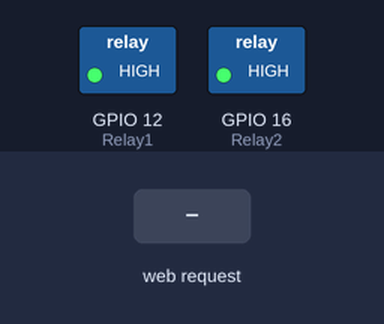
The sketch below on a simulated ESP8266 (NodeMCU). Parts: switched loads named in the sketch (green lamp = pin HIGH). The inputs (shaded band) are chosen by the test bench. WiFi joins after 1.5 s; servers stay silent unless stated; what the sketch prints to the serial monitor is not drawn.

Above: at 2.7 s.
2.8 s: HTTP request GET /light received
At 4.1 s:
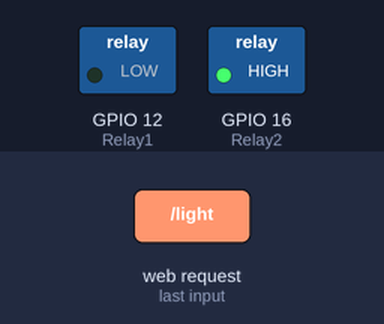
Timing chart, 0 to 5.8 s (numbered marks = the images above; inputs shaded):
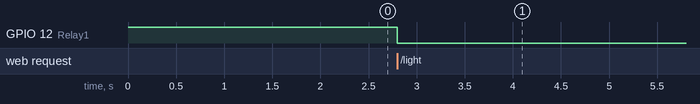

The sketch:

WiFivoiceV1.ino
```cpp
#include<ESP8266WiFi.h>
WiFiClient client;
WiFiServer server(80);

const char* ssid="Area 51";
const char* password = "9aaliens";
String data = "";

int Relay1 = 12; //D0
int Relay2 = 16; //D6


void setup() {
  pinMode(Relay1, OUTPUT);
  pinMode(Relay2, OUTPUT);

  digitalWrite(Relay1, HIGH);
  digitalWrite(Relay2, HIGH);

  Serial.begin(115200);
  connectWiFi();
  server.begin();
}

void loop() {
  client = server.available();
  if(!client)
  return;
  data = checkClient();
  Serial.print(data);
  Serial.println();
  if(data == "light")
  digitalWrite(Relay1, !digitalRead(Relay1));
  if(data == "fan%20on")
  digitalWrite(Relay2, LOW);
  if(data == "fan%20off")
  digitalWrite(Relay2, HIGH);
}

void connectWiFi(){
  Serial.println("Connecting to WIFI");
  WiFi.begin(ssid, password);
  while ((!(WiFi.status() == WL_CONNECTED)))
  {
    delay(300);
    Serial.print("..");
  }
  Serial.println("");
  Serial.println("WiFi connected");
  Serial.println("NodeMCU Local IP is : ");
  Serial.print((WiFi.localIP()));
}

String checkClient(void){
  while(!client.available()) delay(1);
  String request = client.readStringUntil('\r');
  request.remove(0, 5);
  request.remove(request.length()-9,9);
  return request;
}
```

Measured:
- after the input at 2.8 s, GPIO 12 (Relay1): HIGH → LOW at once
